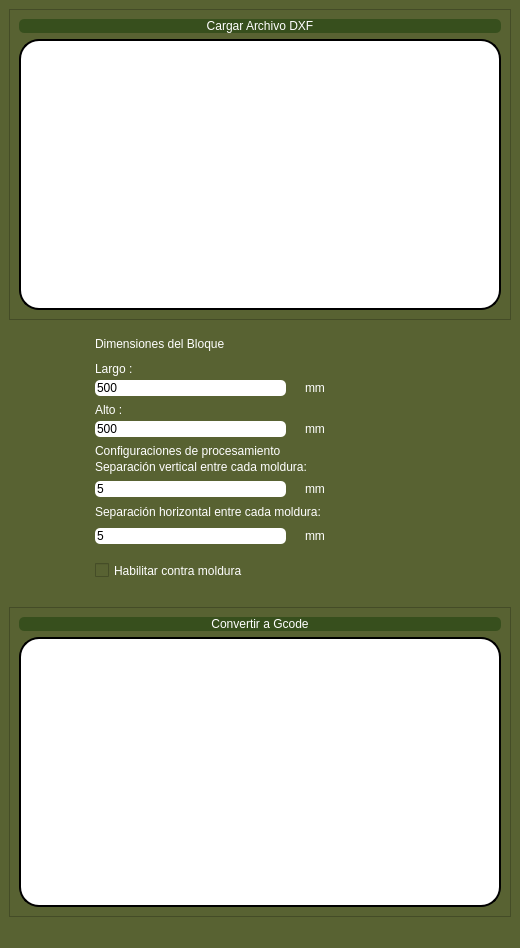
<?xml version="1.0" encoding="UTF-8"?>
<ui version="4.0">
 <class>MainWindow</class>
 <widget class="QMainWindow" name="MainWindow">
  <property name="enabled">
   <bool>true</bool>
  </property>
  <property name="geometry">
   <rect>
    <x>0</x>
    <y>0</y>
    <width>520</width>
    <height>948</height>
   </rect>
  </property>
  <property name="minimumSize">
   <size>
    <width>520</width>
    <height>948</height>
   </size>
  </property>
  <property name="maximumSize">
   <size>
    <width>1023</width>
    <height>1250</height>
   </size>
  </property>
  <property name="windowTitle">
   <string>dxf2gcode</string>
  </property>
  <property name="styleSheet">
   <string notr="true">background-color: rgb(88, 98, 50);
color: white;
font: 15px &quot;Cascadia Code&quot;;</string>
  </property>
  <widget class="QWidget" name="centralwidget">
   <layout class="QVBoxLayout" name="verticalLayout_6">
    <item>
     <layout class="QVBoxLayout" name="verticalLayout_5">
      <item>
       <widget class="QFrame" name="frame">
        <property name="minimumSize">
         <size>
          <width>500</width>
          <height>300</height>
         </size>
        </property>
        <property name="maximumSize">
         <size>
          <width>1000</width>
          <height>500</height>
         </size>
        </property>
        <property name="frameShape">
         <enum>QFrame::StyledPanel</enum>
        </property>
        <property name="frameShadow">
         <enum>QFrame::Raised</enum>
        </property>
        <layout class="QVBoxLayout" name="verticalLayout_2">
         <item>
          <widget class="QPushButton" name="Cargar_Archivo">
           <property name="styleSheet">
            <string notr="true">color:white;
background-color: rgb(55, 79, 29);
border-radius: 5px;</string>
           </property>
           <property name="text">
            <string>Cargar Archivo DXF</string>
           </property>
          </widget>
         </item>
         <item>
          <widget class="QFrame" name="frame_4">
           <property name="styleSheet">
            <string notr="true">QFrame{
background-color: rgb(255, 255, 255);
border-radius:20px;
border: 2px solid #000000;
}</string>
           </property>
           <property name="frameShape">
            <enum>QFrame::StyledPanel</enum>
           </property>
           <property name="frameShadow">
            <enum>QFrame::Raised</enum>
           </property>
           <layout class="QVBoxLayout" name="verticalLayout_3" stretch="5">
            <item>
             <layout class="QVBoxLayout" name="dxf_preview"/>
            </item>
           </layout>
          </widget>
         </item>
        </layout>
       </widget>
      </item>
      <item>
       <layout class="QVBoxLayout" name="verticalLayout_7"/>
      </item>
      <item alignment="Qt::AlignHCenter">
       <widget class="QFrame" name="frame_2">
        <property name="minimumSize">
         <size>
          <width>350</width>
          <height>275</height>
         </size>
        </property>
        <property name="maximumSize">
         <size>
          <width>1000</width>
          <height>275</height>
         </size>
        </property>
        <widget class="QLabel" name="label_2">
         <property name="geometry">
          <rect>
           <x>10</x>
           <y>35</y>
           <width>61</width>
           <height>16</height>
          </rect>
         </property>
         <property name="text">
          <string>Largo :</string>
         </property>
        </widget>
        <widget class="QLineEdit" name="Alto">
         <property name="geometry">
          <rect>
           <x>10</x>
           <y>95</y>
           <width>191</width>
           <height>16</height>
          </rect>
         </property>
         <property name="styleSheet">
          <string notr="true">background-color: rgb(255, 255, 255);
border-radius: 5px;
color:black;</string>
         </property>
         <property name="text">
          <string>500</string>
         </property>
        </widget>
        <widget class="QLabel" name="label">
         <property name="geometry">
          <rect>
           <x>10</x>
           <y>10</y>
           <width>221</width>
           <height>16</height>
          </rect>
         </property>
         <property name="text">
          <string>Dimensiones del Bloque</string>
         </property>
        </widget>
        <widget class="QLineEdit" name="largo">
         <property name="geometry">
          <rect>
           <x>10</x>
           <y>54</y>
           <width>191</width>
           <height>16</height>
          </rect>
         </property>
         <property name="styleSheet">
          <string notr="true">background-color: rgb(255, 255, 255);
border-radius: 5px;
color:black;</string>
         </property>
         <property name="text">
          <string>500</string>
         </property>
        </widget>
        <widget class="QLabel" name="label_5">
         <property name="geometry">
          <rect>
           <x>220</x>
           <y>54</y>
           <width>41</width>
           <height>16</height>
          </rect>
         </property>
         <property name="text">
          <string>mm</string>
         </property>
        </widget>
        <widget class="QLabel" name="label_3">
         <property name="geometry">
          <rect>
           <x>10</x>
           <y>76</y>
           <width>51</width>
           <height>16</height>
          </rect>
         </property>
         <property name="text">
          <string>Alto :</string>
         </property>
        </widget>
        <widget class="QLabel" name="label_4">
         <property name="geometry">
          <rect>
           <x>220</x>
           <y>95</y>
           <width>31</width>
           <height>16</height>
          </rect>
         </property>
         <property name="text">
          <string>mm</string>
         </property>
        </widget>
        <widget class="QLabel" name="label_6">
         <property name="geometry">
          <rect>
           <x>10</x>
           <y>117</y>
           <width>301</width>
           <height>16</height>
          </rect>
         </property>
         <property name="text">
          <string>Configuraciones de procesamiento </string>
         </property>
        </widget>
        <widget class="QLabel" name="label_8">
         <property name="geometry">
          <rect>
           <x>10</x>
           <y>120</y>
           <width>291</width>
           <height>41</height>
          </rect>
         </property>
         <property name="styleSheet">
          <string notr="true">font:12px;</string>
         </property>
         <property name="text">
          <string>Separación vertical entre cada moldura: </string>
         </property>
        </widget>
        <widget class="QLineEdit" name="sep_vert">
         <property name="geometry">
          <rect>
           <x>10</x>
           <y>155</y>
           <width>191</width>
           <height>16</height>
          </rect>
         </property>
         <property name="styleSheet">
          <string notr="true">background-color: rgb(255, 255, 255);
border-radius: 5px;
color:black;</string>
         </property>
         <property name="text">
          <string>5</string>
         </property>
        </widget>
        <widget class="QLabel" name="label_11">
         <property name="geometry">
          <rect>
           <x>220</x>
           <y>136</y>
           <width>448</width>
           <height>16</height>
          </rect>
         </property>
         <property name="styleSheet">
          <string notr="true"/>
         </property>
         <property name="text">
          <string/>
         </property>
        </widget>
        <widget class="QLabel" name="label_7">
         <property name="geometry">
          <rect>
           <x>10</x>
           <y>170</y>
           <width>301</width>
           <height>31</height>
          </rect>
         </property>
         <property name="styleSheet">
          <string notr="true">font:12px;
</string>
         </property>
         <property name="text">
          <string>Separación horizontal entre cada moldura: </string>
         </property>
        </widget>
        <widget class="QLineEdit" name="sep_hor">
         <property name="geometry">
          <rect>
           <x>10</x>
           <y>202</y>
           <width>191</width>
           <height>16</height>
          </rect>
         </property>
         <property name="styleSheet">
          <string notr="true">background-color: rgb(255, 255, 255);
border-radius: 5px;
color:black;</string>
         </property>
         <property name="text">
          <string>5</string>
         </property>
        </widget>
        <widget class="QLabel" name="label_10">
         <property name="geometry">
          <rect>
           <x>220</x>
           <y>202</y>
           <width>31</width>
           <height>16</height>
          </rect>
         </property>
         <property name="text">
          <string>mm</string>
         </property>
        </widget>
        <widget class="QLabel" name="label_9">
         <property name="geometry">
          <rect>
           <x>220</x>
           <y>155</y>
           <width>31</width>
           <height>16</height>
          </rect>
         </property>
         <property name="text">
          <string>mm</string>
         </property>
        </widget>
        <widget class="QCheckBox" name="Contra_moldura">
         <property name="geometry">
          <rect>
           <x>10</x>
           <y>236</y>
           <width>261</width>
           <height>17</height>
          </rect>
         </property>
         <property name="text">
          <string>Habilitar contra moldura</string>
         </property>
        </widget>
        <zorder>label_11</zorder>
        <zorder>label_2</zorder>
        <zorder>Alto</zorder>
        <zorder>label</zorder>
        <zorder>largo</zorder>
        <zorder>label_5</zorder>
        <zorder>label_3</zorder>
        <zorder>label_4</zorder>
        <zorder>label_8</zorder>
        <zorder>label_7</zorder>
        <zorder>sep_hor</zorder>
        <zorder>label_10</zorder>
        <zorder>label_9</zorder>
        <zorder>Contra_moldura</zorder>
        <zorder>label_6</zorder>
        <zorder>sep_vert</zorder>
       </widget>
      </item>
      <item>
       <widget class="QFrame" name="frame_3">
        <property name="minimumSize">
         <size>
          <width>500</width>
          <height>300</height>
         </size>
        </property>
        <property name="maximumSize">
         <size>
          <width>1000</width>
          <height>700</height>
         </size>
        </property>
        <property name="frameShape">
         <enum>QFrame::StyledPanel</enum>
        </property>
        <property name="frameShadow">
         <enum>QFrame::Raised</enum>
        </property>
        <layout class="QVBoxLayout" name="verticalLayout_4">
         <item>
          <widget class="QPushButton" name="Convertir_Gcode">
           <property name="styleSheet">
            <string notr="true">color:white;
background-color: rgb(55, 79, 29);
border-radius: 5px;</string>
           </property>
           <property name="text">
            <string>Convertir a Gcode</string>
           </property>
          </widget>
         </item>
         <item>
          <widget class="QFrame" name="frame_5">
           <property name="styleSheet">
            <string notr="true">QFrame{
background-color: rgb(255, 255, 255);
border-radius:20px;
border: 2px solid #000000;
}</string>
           </property>
           <property name="frameShape">
            <enum>QFrame::StyledPanel</enum>
           </property>
           <property name="frameShadow">
            <enum>QFrame::Raised</enum>
           </property>
           <layout class="QVBoxLayout" name="verticalLayout_8" stretch="5">
            <item>
             <layout class="QVBoxLayout" name="dxf2gcode_vizualizer"/>
            </item>
           </layout>
          </widget>
         </item>
        </layout>
       </widget>
      </item>
     </layout>
    </item>
   </layout>
  </widget>
  <widget class="QStatusBar" name="statusbar"/>
 </widget>
 <resources/>
 <connections/>
</ui>
